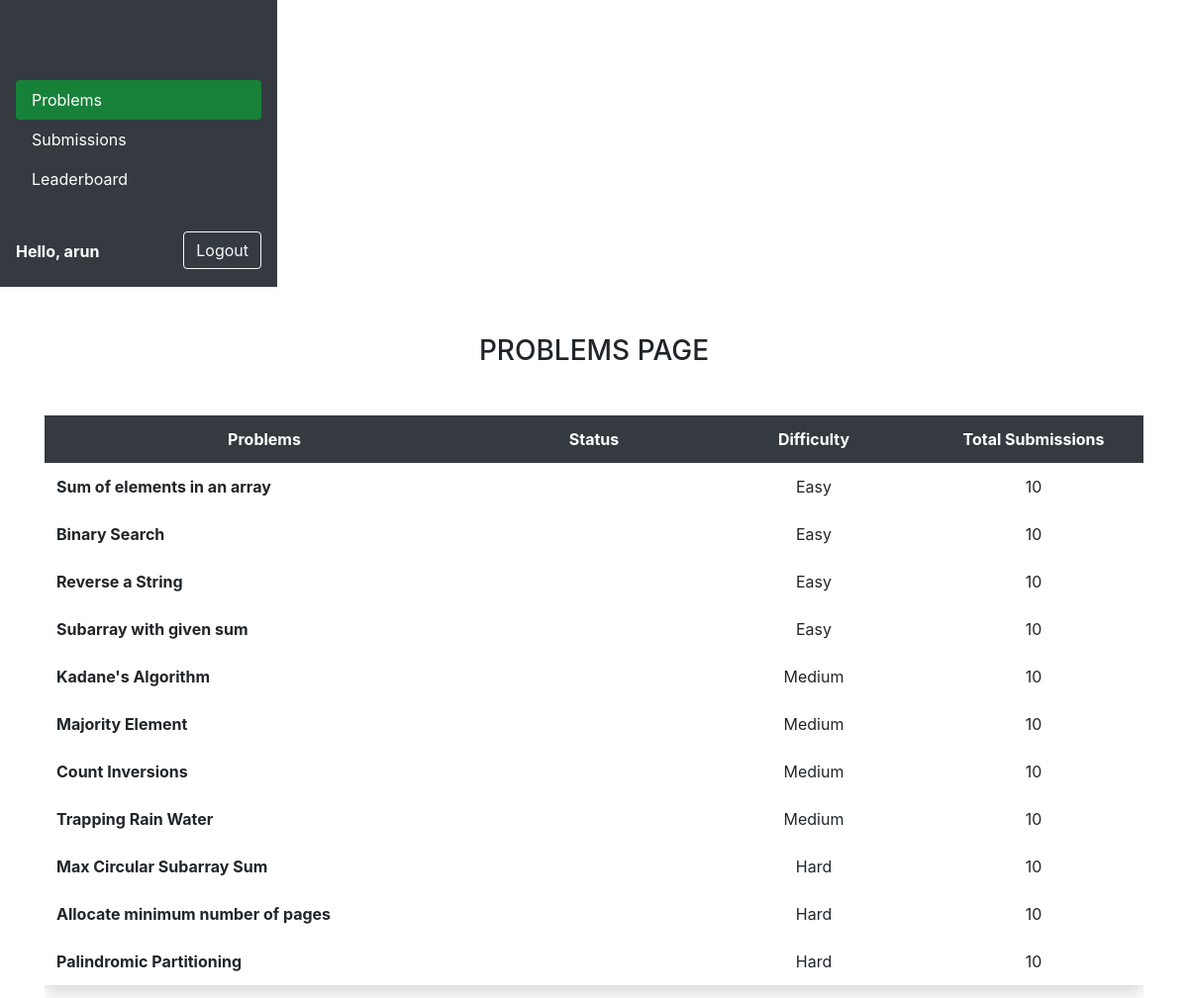
The app's page / (signed in) with its own data.
### online_judge/models.py (models this page shows, shortened)
class Problem(models.Model):
    name = models.CharField(max_length=200, unique=True)
    desc = models.TextField()
    difficulty = models.CharField(max_length=200)
    inputFile = models.CharField(max_length=500)
    outputFile = models.CharField(max_length=500)

### online_judge/views.py (the view)
# urls.py: path('', views.homePage, name='home'),
def homePage(request):
    problems = Problem.objects.all()
    submissions = Submission.objects.all().order_by("-timestamp")
    leaderboard = {}
    for user in User.objects.all():
        leaderboard[user.username] = Submission.objects.filter(userID=user.id).count()
    leaderboard = {key:leaderboard[key] for key in sorted(leaderboard, key=lambda v: v[1], reverse=True)}
    context = {'problems':problems, 'submissions':submissions, 'leaderboard':leaderboard, 'username':request.user.username}
    return render(request, 'problems-page.html', context)

### templates/problems-page.html (shortened to what this page needs)
<!DOCTYPE html>
<html lang="en">
<head>
  <link rel="stylesheet" href="https://cdn.jsdelivr.net/npm/bootstrap@4.6.1/dist/css/bootstrap.min.css" />
  <link rel="stylesheet" href="https://cdnjs.cloudflare.com/ajax/libs/intro.js/4.3.0/introjs.min.css" />
  <link rel="stylesheet" href="https://d1lrk9cp1c3gxw.cloudfront.net/static/main/assets/css/base.css" />
  <link rel="stylesheet" href="https://cdnjs.cloudflare.com/ajax/libs/highlight.js/9.15.6/styles/atom-one-dark.min.css" />
  <link rel="stylesheet" href="https://cdn.datatables.net/1.11.4/css/dataTables.bootstrap4.min.css" />
</head>
<body>
  <div class="vertical-nav d-flex flex-column flex-shrink-0 p-3 text-white bg-dark overflow-hidden" id="sidebar" style="width: 280px;">
    <a href="/" class="d-flex align-items-center mb-3 mb-md-0 me-md-auto text-white text-decoration-none">
      <svg class="bi me-2" width="40" height="32"><use xlink:href="#bootstrap"></use></svg>
    </a>
    <ul class="nav nav-pills flex-column mb-auto">
      <li class="nav-item">
        <a id="problems-tab" data-toggle="tab" href="#problems" role="tab" aria-controls="problems" aria-selected="true"
            class="nav-link text-white active">Problems</a>
      </li>
      {% if username != "" %}
        <li class="nav-item">
          <a id="submissions-tab" data-toggle="tab" href="#submissions" role="tab" aria-controls="submissions" aria-selected="false"
              class="nav-link text-white">Submissions</a>
        </li>
        <li class="nav-item">
          <a id="leaderboard-tab" data-toggle="tab" href="#leaderboard" role="tab" aria-controls="leaderboard" aria-selected="false"
              class="nav-link text-white">Leaderboard</a>
        </li>
      {% endif %}
    </ul>
    <div class="d-flex justify-content-between">
      {% if username == "" %}
        <div class="text-end float-right">
          <a href=" {% url 'login' %} "><button type="button" class="btn btn-outline-light me-2">Login</button></a>
        </div>
        <div class="text-end float-right">
          <a href=" {% url 'register' %} "><button type="button" class="btn btn-outline-light me-2">Register</button></a>
        </div>
      {% else %}
        <div class="dropdown">
          <a href="#" class="d-flex align-items-center text-white text-decoration-none py-2" id="dropdownUser1" data-bs-toggle="dropdown" aria-expanded="false">
            <strong>Hello, {{username}}</strong>
          </a>
        </div>
        <div class="text-end float-right">
          <a href=" {% url 'logout' %} "><button type="button" class="btn btn-outline-light me-2">Logout</button></a>
        </div>
      {% endif %}
    </div>
  </div>
<div class="page-content mt-5" id="content">
<div class="container">
  <div class="row justify-content-center">
    <div class="col-sm-12">
      <h3 class="text-center text-uppercase mb-4 opacity-h">Problems Page</h3>
      <div id="myTab1Content" class="tab-content">
        <div id="problems" role="tabpanel" aria-labelledby="problems-tab" class="tab-pane fade py-4 show active">
            <div class="table-responsive">
              <table class="table table-borderless table-hover shadow">
              <thead class="text-center thead-dark">
                  <tr>
                    <th>Problems</th>
                    <th style="width: 20%;">Status</th>
                    <th style="width: 20%;">Difficulty</th>
                    <th style="width: 20%;">Total Submissions</th>
                  </tr>
                </thead>
                <tbody>
                    {% for problem in problems %}
                      <tr onclick="window.location='/problem/{{problem.id}}'">
                        <td><strong>{{problem.name}}</strong></td>
                        <td class="text-center"></td>
                        <td class="text-center">{{problem.difficulty}}</td>
                        <td class="text-center">10</td>
                    {% endfor %}
                </tbody>
              </table>
            </div>
        </div>
      </div>
    </div>
  </div>
</div>
</div>
</body>
</html>

### templates/problems-page.html (style rules this page uses)
.nav-pills .nav-link.active, .nav-pills .show>.nav-link { color: white !important; background-color: #178139; }

### records on screen
Problem: name "Sum of elements in an array", difficulty "Easy"
Problem: name "Binary Search", difficulty "Easy"
Problem: name "Reverse a String", difficulty "Easy"
Problem: name "Subarray with given sum", difficulty "Easy"
Problem: name "Kadane's Algorithm", difficulty "Medium"
Problem: name "Majority Element", difficulty "Medium"
Problem: name "Count Inversions", difficulty "Medium"
Problem: name "Trapping Rain Water", difficulty "Medium"
Problem: name "Max Circular Subarray Sum", difficulty "Hard"
Problem: name "Allocate minimum number of pages", difficulty "Hard"
Problem: name "Palindromic Partitioning", difficulty "Hard"

### other values on screen
{{ username }} "arun"
